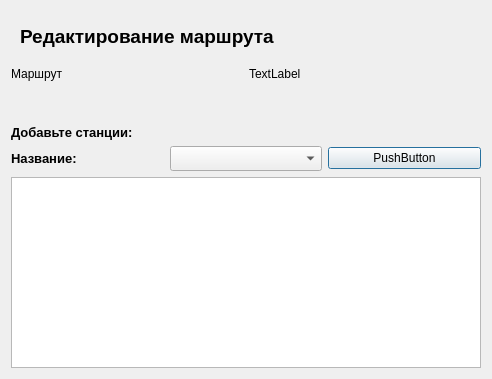
<?xml version="1.0" encoding="UTF-8"?>
<ui version="4.0">
 <class>Dialog</class>
 <widget class="QDialog" name="Dialog">
  <property name="geometry">
   <rect>
    <x>0</x>
    <y>0</y>
    <width>492</width>
    <height>379</height>
   </rect>
  </property>
  <property name="windowTitle">
   <string>Dialog</string>
  </property>
  <layout class="QVBoxLayout" name="verticalLayout_2">
   <item>
    <widget class="QWidget" name="widget_11" native="true">
     <property name="sizePolicy">
      <sizepolicy hsizetype="Preferred" vsizetype="Fixed">
       <horstretch>0</horstretch>
       <verstretch>0</verstretch>
      </sizepolicy>
     </property>
     <property name="minimumSize">
      <size>
       <width>0</width>
       <height>50</height>
      </size>
     </property>
     <property name="maximumSize">
      <size>
       <width>16777215</width>
       <height>50</height>
      </size>
     </property>
     <layout class="QHBoxLayout" name="horizontalLayout_9">
      <item>
       <widget class="QLabel" name="label_3">
        <property name="font">
         <font>
          <pointsize>14</pointsize>
          <weight>75</weight>
          <bold>true</bold>
         </font>
        </property>
        <property name="text">
         <string>Редактирование маршрута</string>
        </property>
       </widget>
      </item>
      <item>
       <spacer name="horizontalSpacer_9">
        <property name="orientation">
         <enum>Qt::Horizontal</enum>
        </property>
        <property name="sizeHint" stdset="0">
         <size>
          <width>387</width>
          <height>20</height>
         </size>
        </property>
       </spacer>
      </item>
     </layout>
    </widget>
   </item>
   <item>
    <layout class="QVBoxLayout" name="verticalLayout">
     <item>
      <layout class="QHBoxLayout" name="horizontalLayout">
       <item>
        <widget class="QLabel" name="label">
         <property name="text">
          <string>Маршрут</string>
         </property>
        </widget>
       </item>
       <item>
        <widget class="QLabel" name="Route_name_label">
         <property name="text">
          <string>TextLabel</string>
         </property>
        </widget>
       </item>
      </layout>
     </item>
     <item>
      <spacer name="verticalSpacer">
       <property name="orientation">
        <enum>Qt::Vertical</enum>
       </property>
       <property name="sizeHint" stdset="0">
        <size>
         <width>20</width>
         <height>40</height>
        </size>
       </property>
      </spacer>
     </item>
    </layout>
   </item>
   <item>
    <widget class="QLabel" name="label_5">
     <property name="font">
      <font>
       <pointsize>10</pointsize>
       <weight>75</weight>
       <bold>true</bold>
      </font>
     </property>
     <property name="text">
      <string>Добавьте станции:</string>
     </property>
    </widget>
   </item>
   <item>
    <layout class="QHBoxLayout" name="horizontalLayout_3">
     <item>
      <widget class="QLabel" name="label_7">
       <property name="font">
        <font>
         <pointsize>10</pointsize>
         <weight>75</weight>
         <bold>true</bold>
        </font>
       </property>
       <property name="text">
        <string>Название:</string>
       </property>
      </widget>
     </item>
     <item>
      <widget class="QComboBox" name="all_stationsBox">
       <property name="minimumSize">
        <size>
         <width>130</width>
         <height>25</height>
        </size>
       </property>
      </widget>
     </item>
     <item>
      <widget class="QPushButton" name="add_station_btn">
       <property name="text">
        <string>PushButton</string>
       </property>
      </widget>
     </item>
    </layout>
   </item>
   <item>
    <widget class="QTableWidget" name="stationsToRoute_table"/>
   </item>
  </layout>
 </widget>
 <resources/>
 <connections/>
</ui>
